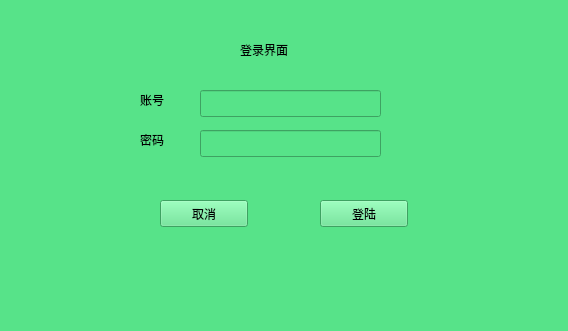
<?xml version="1.0" encoding="UTF-8"?>
<ui version="4.0">
 <class>login</class>
 <widget class="QWidget" name="login">
  <property name="geometry">
   <rect>
    <x>0</x>
    <y>0</y>
    <width>568</width>
    <height>331</height>
   </rect>
  </property>
  <property name="windowTitle">
   <string>Form</string>
  </property>
  <property name="styleSheet">
   <string notr="true">background-color: rgb(87, 227, 137);</string>
  </property>
  <widget class="QLabel" name="label">
   <property name="geometry">
    <rect>
     <x>240</x>
     <y>40</y>
     <width>67</width>
     <height>19</height>
    </rect>
   </property>
   <property name="text">
    <string>登录界面</string>
   </property>
  </widget>
  <widget class="QLabel" name="label_2">
   <property name="geometry">
    <rect>
     <x>140</x>
     <y>90</y>
     <width>41</width>
     <height>19</height>
    </rect>
   </property>
   <property name="text">
    <string>账号</string>
   </property>
  </widget>
  <widget class="QLabel" name="label_3">
   <property name="geometry">
    <rect>
     <x>140</x>
     <y>130</y>
     <width>31</width>
     <height>19</height>
    </rect>
   </property>
   <property name="text">
    <string>密码</string>
   </property>
  </widget>
  <widget class="QLineEdit" name="lezhanghao">
   <property name="geometry">
    <rect>
     <x>200</x>
     <y>90</y>
     <width>181</width>
     <height>27</height>
    </rect>
   </property>
  </widget>
  <widget class="QLineEdit" name="lepassward">
   <property name="geometry">
    <rect>
     <x>200</x>
     <y>130</y>
     <width>181</width>
     <height>27</height>
    </rect>
   </property>
  </widget>
  <widget class="QPushButton" name="pbcancel">
   <property name="geometry">
    <rect>
     <x>160</x>
     <y>200</y>
     <width>88</width>
     <height>27</height>
    </rect>
   </property>
   <property name="text">
    <string>取消</string>
   </property>
  </widget>
  <widget class="QPushButton" name="pblogin">
   <property name="geometry">
    <rect>
     <x>320</x>
     <y>200</y>
     <width>88</width>
     <height>27</height>
    </rect>
   </property>
   <property name="text">
    <string>登陆</string>
   </property>
  </widget>
 </widget>
 <resources/>
 <connections/>
</ui>
